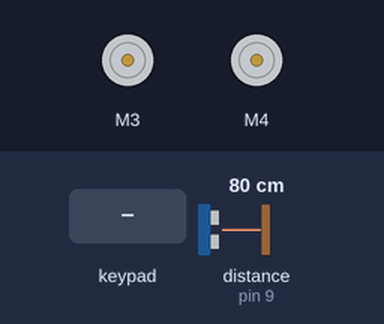
A sketch run on a simulated Arduino Uno, built with avr-gcc and run on an emulated ATmega328P. Shown: 2 × DC motor (green arrow = forward, orange = backward, longer = faster). Wiring (inferred from the names in the program): ultrasonic range finder: trigger pin 8; echo pin 9. Inputs (shaded band) come from the test bench; at power-on: distance to the obstacle (sensor on pin 9) 80 cm. The echo pulse lasts 58.3 µs per cm; what the sketch prints to the serial monitor is not drawn.

Above: at 1.5 s.
1.6 s: distance to the obstacle (sensor on pin 9) set to 29 cm
3.2 s: distance to the obstacle (sensor on pin 9) set to 24 cm
At 5.7 s:
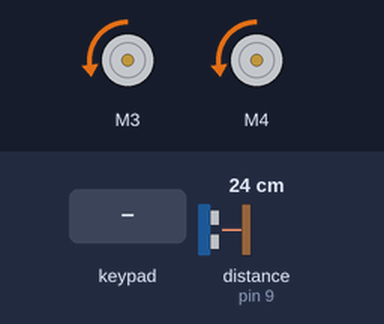
6.2 s: distance to the obstacle (sensor on pin 9) set to 35 cm
7.7 s: key 'X' pressed
At 8.2 s:
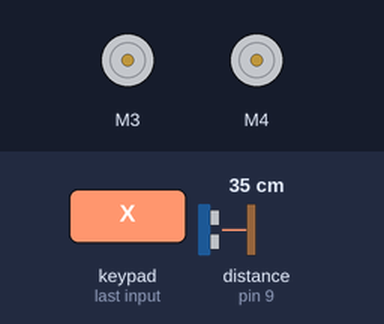
Timing chart, 0 to 10.2 s (numbered marks = the images above; inputs shaded):
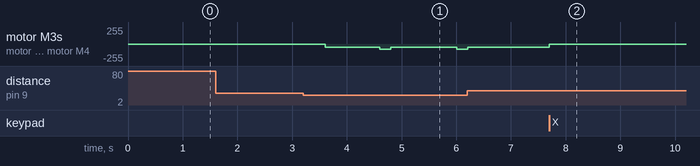

The sketch:

PS2_robot.ino
```cpp
#include <PS2X_lib.h>
#include <Adafruit_MotorShield.h>
#include <Wire.h>
//--------------------------stuff that has to do with PS2 setup--------------------------------

#define PS2_DAT        12 //updated
#define PS2_CMD        11 //updated
#define PS2_SEL        10 //updated
#define PS2_CLK        13 //updated

//setting controller mode - still a little confused to what this actually does

#define pressures   false
#define rumble   false

int error = 0;
byte type = 0;
byte vibrate = 0;
PS2X ps2x;

//--------------------------stuff that has to do with motor setup--------------------------------

int motorspeed = 0;
float sensitivity = 0.8;
float spd = 0.5;
Adafruit_MotorShield AFMS = Adafruit_MotorShield();
Adafruit_DCMotor *rightmotor = AFMS.getMotor(3);
Adafruit_DCMotor *leftmotor = AFMS.getMotor(4);

//--------------------------stuff that has to do with ultrasonic setup--------------------------------
const int trigpin = 8;
const int echopin = 9;
long duration;
int distance;

//function used to get a distance reading from ultrasonic sensor in CM
int readdistance(){
  digitalWrite(trigpin, LOW);
  delayMicroseconds(2);
  digitalWrite(trigpin, HIGH);
  delayMicroseconds(10);
  digitalWrite(trigpin, LOW);
  duration = pulseIn(echopin, HIGH);
  distance = duration*(0.034/2);
  return distance;
}

void setup() {
  Serial.begin(57600);
  delay(300);
  Serial.println("serial initialized ");

  //motor
  AFMS.begin();
  rightmotor-> setSpeed(motorspeed);
  leftmotor-> setSpeed(motorspeed);
  rightmotor->run(FORWARD);
  leftmotor->run(FORWARD);
  rightmotor->run(RELEASE);
  leftmotor->run(RELEASE);

  //ultrasonic
  pinMode(trigpin, OUTPUT);
  pinMode(echopin, INPUT);

  //--------------------------from PS2X library example Bill Porter?--------------------------------------------------------------
error = ps2x.config_gamepad(PS2_CLK, PS2_CMD, PS2_SEL, PS2_DAT, pressures, rumble);

  if(error == 0){
    Serial.print("Found Controller, configured successful ");
    Serial.print("pressures = ");
  if (pressures)
    Serial.println("true ");
  else
    Serial.println("false");
  Serial.print("rumble = ");
  if (rumble)
    Serial.println("true)");
  else
    Serial.println("false");
    Serial.println("Try out all the buttons, X will vibrate the controller, faster as you press harder;");
    Serial.println("holding L1 or R1 will print out the analog stick values.");
    Serial.println("Note: Go to www.billporter.info for updates and to report bugs.");
  }
  else if(error == 1)
    Serial.println("No controller found, check wiring, see readme.txt to enable debug. visit www.billporter.info for troubleshooting tips");

  else if(error == 2)
    Serial.println("Controller found but not accepting commands. see readme.txt to enable debug. Visit www.billporter.info for troubleshooting tips");

  else if(error == 3)
    Serial.println("Controller refusing to enter Pressures mode, may not support it. ");


  type = ps2x.readType();
  switch(type) {
    case 0:
      Serial.print("Unknown Controller type found ");
      break;
    case 1:
      Serial.print("DualShock Controller found ");
      break;
    case 2:
      Serial.print("GuitarHero Controller found ");
      break;
  case 3:
      Serial.print("Wireless Sony DualShock Controller found ");
      break;
   }
}
//----------------------------end of code used from example-----------------------------------------

void loop() {

ps2x.read_gamepad(false, vibrate);
int dist = readdistance();

if(dist>25){
  if(ps2x.Button(PSB_R1)) {
    rightmotor->run(FORWARD);
    leftmotor->run(FORWARD);
    int rightstickx = ps2x.Analog(PSS_RX);
    if(rightstickx>134){
      int rspeed = (rightstickx*sensitivity);
      int lspeed = 255-rspeed;
      rightmotor->setSpeed(rspeed*spd);
      leftmotor->setSpeed(lspeed*spd);

    }else if(rightstickx<120){

      int lspeed = ((rightstickx*-1)+255)*sensitivity;
      int rspeed = 255-lspeed;
      rightmotor->setSpeed(rspeed*spd);
      leftmotor->setSpeed(lspeed*spd);

    }else{

      rightmotor->setSpeed(200*spd);
      leftmotor->setSpeed(200*spd);
     }
   }
  if (ps2x.NewButtonState(PSB_CROSS)){
      rightmotor->setSpeed(0);
      leftmotor->setSpeed(0);
   }

}else{

  //Slows robot down without falling over and then reverses
  rightmotor->setSpeed(150*spd);
  leftmotor->setSpeed(150*spd);
  delay(200);
  rightmotor->setSpeed(100*spd);
  leftmotor->setSpeed(100*spd);
  delay(200);
  rightmotor->setSpeed(0);
  leftmotor->setSpeed(0);
  rightmotor->run(BACKWARD);
  leftmotor->run(BACKWARD);
  rightmotor->setSpeed(100*spd);
  leftmotor->setSpeed(100*spd);
  delay(1000);
  }
}
```

Measured:
- the behaviour switches between 27 and 26 cm on distance to the obstacle (sensor on pin 9) (found by bisection; images 0 and 1)
- after the input at 1.6 s, every drawn part: stays the same
- after the input at 3.2 s, motor M3, motor M4: stopped → backward 50/255 after 0.40 s, → backward 75/255 1.0 s later, → backward 50/255 0.20 s later, → backward 75/255 1.2 s later
- after the input at 7.7 s, motor M3, motor M4: backward 50/255 → stopped at once
